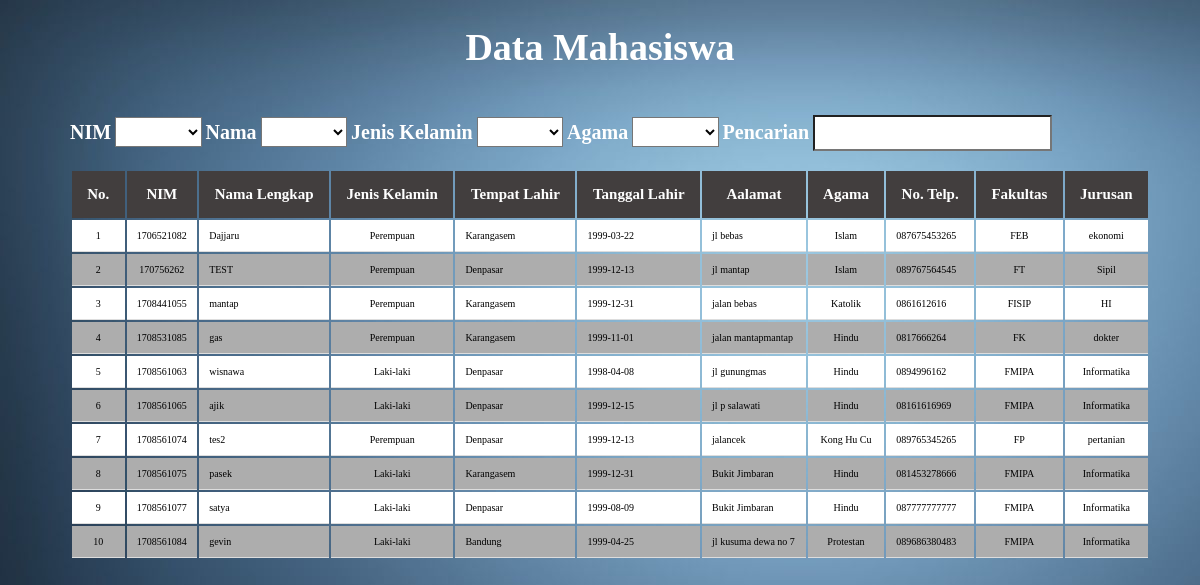
The page / on the database its author committed.
### tables this page shows
CREATE TABLE `mahasiswa` (
  `nim` varchar(10) NOT NULL,
  `namalengkap` varchar(50) DEFAULT NULL,
  `kelamin` enum('Laki-laki','Perempuan','','') DEFAULT NULL,
  `tempat` varchar(30) DEFAULT NULL,
  `tanggal` date DEFAULT NULL,
  `alamat` varchar(100) DEFAULT NULL,
  `agama` enum('Islam','Protestan','Katolik','Hindu','Buddha','Kong Hu Cu') DEFAULT NULL,
  `telp` varchar(15) DEFAULT NULL,
  `fakultas` enum('FEB','FK','FH','FT','FP','FEB','FAPET','FMIPA','FTP','FISIP') DEFAULT NULL,
  `prodi` varchar(50) DEFAULT NULL
);

### index.php (the view, shortened to what this page needs)
<!DOCTYPE html>
<html>
<head>
</head>
<body>
<div class="isi">
<h1>Data Mahasiswa</h1>
<div class="formkot">
<b><a>NIM</a></b>
    <select id="nim" class="select">
        <option value="asc"></option>
        <option value="asc">Urutkan ascending</option>
    </select>
<b><a>Nama</a></b>
    <select id="namalengkap" class="select">
        <option value="asc"></option>
        <option value="asc">Urutkan dari a-z</option>
    </select>
<b><a>Jenis Kelamin</a></b>
	<select id="kelamin" class="select">
        <option value="all"></option>
        <option value="Perempuan">Perempuan</option>
    </select>
<b><a>Agama</a></b>
    <select id="agama" class="select">
        <option value="all"></option>
        <option value="Islam">Islam</option>
    </select>
<b><a>Pencarian</a></b>
    <input type="text" class="select" id="cari" style="width:225px;" placeholder=""><br><br>
<?php
$koneksi = mysqli_connect("localhost","root","","modul10") or die(mysqli_error());
	echo "<table class='tabel'>";
	echo "<tr>
			<th>No.</th>
			<th>NIM</th>
			<th>Nama Lengkap</th>
			<th>Jenis Kelamin</th>
			<th>Tempat Lahir</th>
			<th>Tanggal Lahir</th>
			<th>Aalamat</th>
			<th>Agama</th>
			<th>No. Telp.</th>
			<th>Fakultas</th>
			<th>Jurusan</th>
		  </tr>";?>
	<tbody id="tabel">
	<?php
	$sql = "SELECT * FROM mahasiswa";
	$query = mysqli_query($koneksi, $sql);
	$no = 1;
	while($data = mysqli_fetch_array($query)){?>
			<tr>
				<td style="text-align:center"><?php echo $no ?></td>
				<td style="text-align:center"><?php echo $data['nim']; ?></td>
				<td><?php echo $data['namalengkap']; ?></td>
				<td style="text-align:center"><?php echo $data['kelamin']; ?></td>
				<td><?php echo $data['tempat']; ?></td>
				<td><?php echo $data['tanggal']; ?></td>
				<td><?php echo $data['alamat']; ?></td>
				<td style="text-align:center"><?php echo $data['agama']; ?></td>
				<td><?php echo $data['telp']; ?></td>
				<td style="text-align:center"><?php echo $data['fakultas']; ?></td>
				<td style="text-align:center"><?php echo $data['prodi']; ?></td>
			</tr>
		<?php
		$no++;
	}
	echo "</table>";?></tbody>
</div></div></div><br><br>
</body>
</html>

### index.php (style rules this page uses)
body { background-image: url("bg.jpg"); margin: 0; padding: 0; }
h1 { font-family: Comic Sans MS; color: rgba(255,255,255,1); font-style: bold; font-size: 38px; text-align: center; }
a { font-family: Comic Sans MS; font-size: 20px; color: rgba(255,255,255,1); }
.isi { height:552px; }
.formkot { width:90%; padding:20px; margin-left:50px; border-radius: 20px; }
.select { width: 8%; height: 30px; text-align: center; font-family: Comic Sans MS; font-style: normal; font-weight: normal; font-size: 20px; color: rgba(2,2,2,1); background-color: rgba(255,255,255,1); padding-left: 8px; }
.tabel { width: 100%; }
.tabel th { background-color: rgba(66,62,62,1); text-align: center; color: rgba(255,255,255,1); padding: 1em; font-family: Comic Sans MS; font-size: 15px; }
.tabel td { border-bottom: 1px solid #ddd; padding: 1em; font-family: Comic Sans MS; font-size: 10px; }
.tabel tr:nth-child(even) { background-color: rgba(173,173,173,1); font-family: Comic Sans MS; font-size: 10px; }
.tabel tr:nth-child(odd) { background-color: rgba(255,255,255,1); font-family: Comic Sans MS; font-size: 10px; }

### rows shown on the page
mahasiswa: nim "1706521082", namalengkap "Dajjaru", kelamin "Perempuan", tempat "Karangasem", tanggal "1999-03-22", alamat "jl bebas", agama "Islam", telp "087675453265", fakultas "FEB", prodi "ekonomi"
mahasiswa: nim "170756262", namalengkap "TEST", kelamin "Perempuan", tempat "Denpasar", tanggal "1999-12-13", alamat "jl mantap", agama "Islam", telp "089767564545", fakultas "FT", prodi "Sipil"
mahasiswa: nim "1708441055", namalengkap "mantap", kelamin "Perempuan", tempat "Karangasem", tanggal "1999-12-31", alamat "jalan bebas", agama "Katolik", telp "0861612616", fakultas "FISIP", prodi "HI"
mahasiswa: nim "1708531085", namalengkap "gas", kelamin "Perempuan", tempat "Karangasem", tanggal "1999-11-01", alamat "jalan mantapmantap", agama "Hindu", telp "0817666264", fakultas "FK", prodi "dokter"
mahasiswa: nim "1708561063", namalengkap "wisnawa", kelamin "Laki-laki", tempat "Denpasar", tanggal "1998-04-08", alamat "jl gunungmas", agama "Hindu", telp "0894996162", fakultas "FMIPA", prodi "Informatika"
mahasiswa: nim "1708561065", namalengkap "ajik", kelamin "Laki-laki", tempat "Denpasar", tanggal "1999-12-15", alamat "jl p salawati", agama "Hindu", telp "08161616969", fakultas "FMIPA", prodi "Informatika"
mahasiswa: nim "1708561074", namalengkap "tes2", kelamin "Perempuan", tempat "Denpasar", tanggal "1999-12-13", alamat "jalancek", agama "Kong Hu Cu", telp "089765345265", fakultas "FP", prodi "pertanian"
mahasiswa: nim "1708561075", namalengkap "pasek", kelamin "Laki-laki", tempat "Karangasem", tanggal "1999-12-31", alamat "Bukit Jimbaran", agama "Hindu", telp "081453278666", fakultas "FMIPA", prodi "Informatika"
mahasiswa: nim "1708561077", namalengkap "satya", kelamin "Laki-laki", tempat "Denpasar", tanggal "1999-08-09", alamat "Bukit Jimbaran", agama "Hindu", telp "087777777777", fakultas "FMIPA", prodi "Informatika"
mahasiswa: nim "1708561084", namalengkap "gevin", kelamin "Laki-laki", tempat "Bandung", tanggal "1999-04-25", alamat "jl kusuma dewa no 7", agama "Protestan", telp "089686380483", fakultas "FMIPA", prodi "Informatika"
